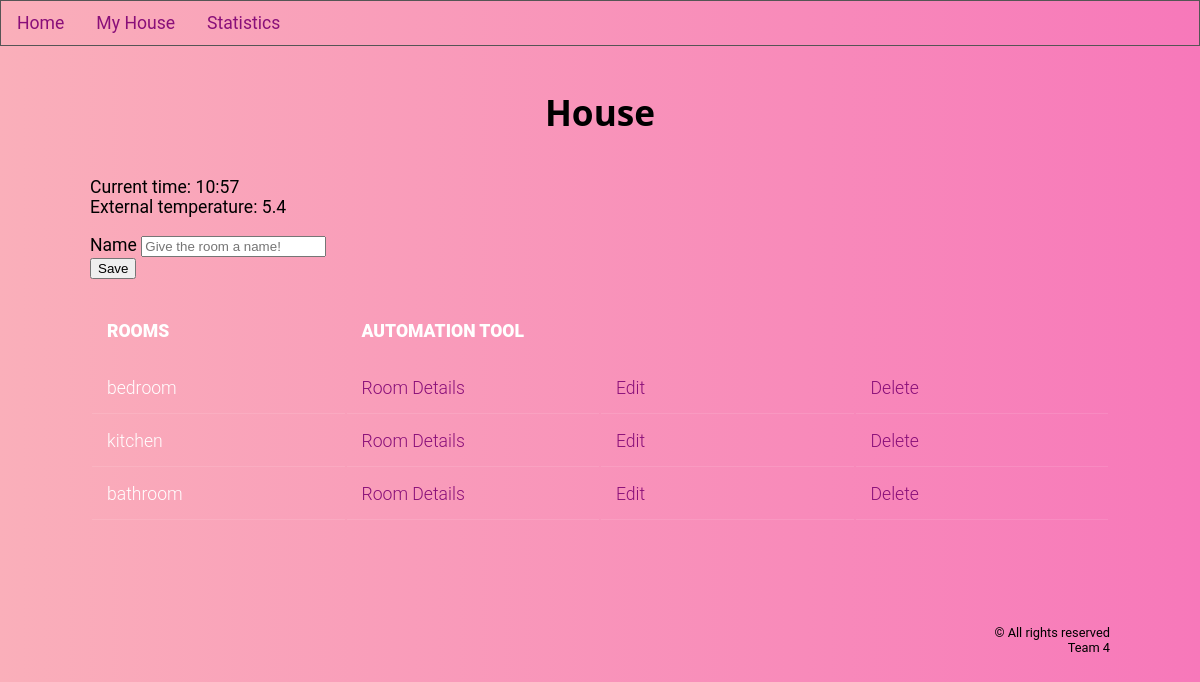
Page /house on the earlier database version.
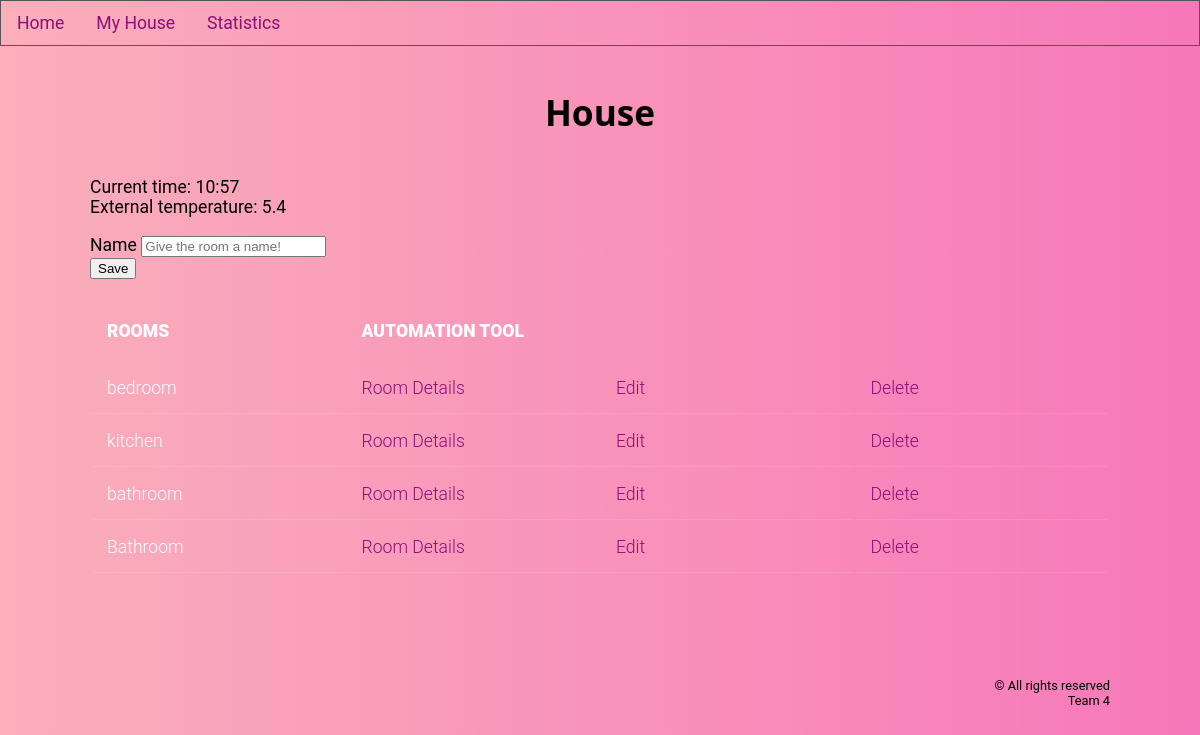
Same page on the later database version.
### tables this page shows
CREATE TABLE rooms
(
    room_id INTEGER PRIMARY KEY AUTOINCREMENT,
    name TEXT
);

### app.py (the view)
@app.route("/house", methods=["GET", "POST"])
def house():
    form = RoomForm()
    rooms = None
    db = get_db()
    if form.validate_on_submit():
        name = form.name.data
        db.execute("""INSERT INTO rooms (name) VALUES (?);""", (name,))
        db.commit()
        rooms = db.execute("""SELECT * FROM rooms WHERE room_id in
                                (SELECT max(room_id) FROM rooms);""").fetchone()
        user_house.addNewRoom(int(rooms["room_id"]))
        flash ("Room successfully created! Add your scheduling times below!")
        return redirect(url_for("room", id=rooms["room_id"]))
    else:
        rooms = db.execute("""SELECT * FROM rooms;""").fetchall()
    return render_template("house.html", form=form, title="Home", rooms=rooms, now=now, outdoor_temp=outdoor_temp)

### forms.py
class RoomForm(FlaskForm):
    name = StringField("Name", validators=[InputRequired()])
    submit = SubmitField("Save")

### app.py (called while the page is built)
@app.teardown_appcontext
def close_db_at_end_of_requests(e=None):
    close_db(e)

### database.py (called while the page is built)
def get_db():
    if "db" not in g:
        g.db = sqlite3.connect(DATABASE,
            detect_types=sqlite3.PARSE_DECLTYPES
        )
        g.db.row_factory = sqlite3.Row
    return g.db

### templates/house.html (shortened to what this page needs)
{% extends "base.html" %}
{% block main_content %}
    <h1> House </h1>
    <p> Current time: {{ now }} <br>
        External temperature: {{ outdoor_temp }}
    </p>
    <form action="" method="post" novalidate>
        {{ form.name.label }}
        {{ form.name(class="text", placeholder="Give the room a name!") }}
        <br>
        {{ form.submit(class="submit") }}
    </form>
    {% if rooms %}
    <table>
        <tr>
            <th> Rooms </th>
            <th> Automation Tool </th>
            <th> </th>
            <th> </th>
        </tr>
        {% for entry in rooms %}
        <tr>
            <td> {{ entry["name"] }} </td>
            <td> <a href="{{ url_for('room', id=entry['room_id']) }}"> Room Details </a> </td>
            <td> <a href="{{ url_for('edit_room', id=entry['room_id']) }}"> Edit </a> </td>
            <td> <a href="{{ url_for('delete_room', id=entry['room_id']) }}"> Delete </a> </td>
        </tr>
        {% endfor %}
        {% else %}
        <p> Bruh your house got no rooms ?!</p>
        {% endif %}
    </table>
{% endblock %}

Differences in the rows shown:
added rooms: name "Bathroom"
